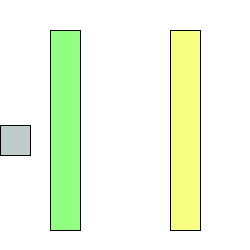
Frame 1 (no input)
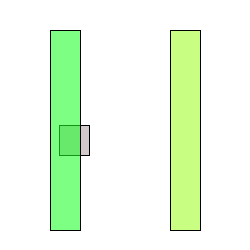
Frame 60 (the mouse pressed at the canvas centre just before this capture)
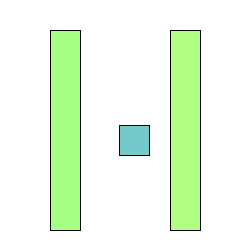
Frame 120 (the mouse held since frame 60 and released just before this capture)

The Processing sketch that drew these frames (run headless with seeded random() and noise(); from frame 60 on, the mouse is pressed at the canvas centre):

// Processing sketch: processing_166630
// ── processing_166630.pde

void setup() {  //setup function called initially, only once
  size(250, 250);
}
int i=0;

void draw() {  //draw function loops 
  background(255);
    fill(random(255),180,180,180);
    cuadrados(i,125,30,30);
     fill(random(255),255,40,148);
     cuadrados(50,30,30,200);
      fill(random(255),255,40,148);
     cuadrados(170,30,30,200);
     i=i+1;
     if (i>=250){
       i=0;
     }
}
void cuadrados(int x, int y, int a, int h){
   rect(x,y,a,h);
}
